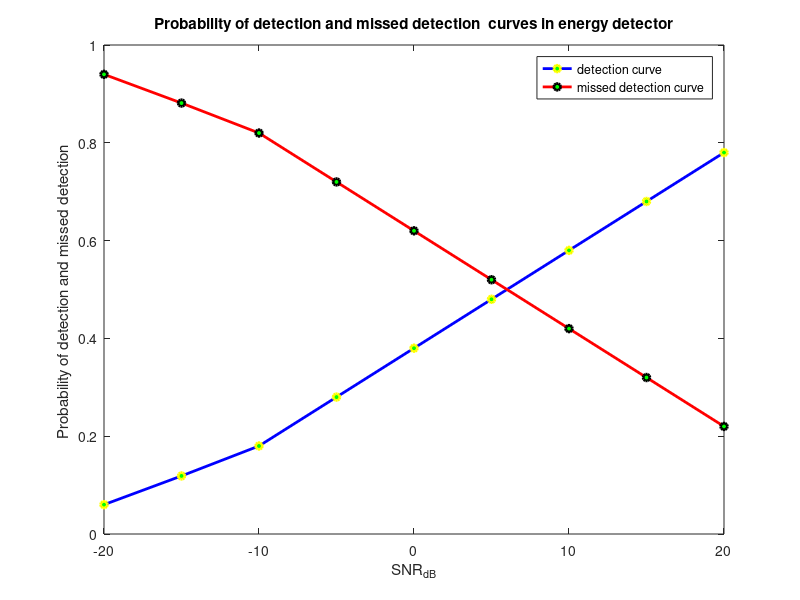

This chart was generated by the following MATLAB code:
clear all; 
close all;
clc;
n=10; %Number of data symbols
Tsym=8; %Symbol time interms of sample time or oversampling rate equivalently
SNRstep=5;
SNR_dB=-20:SNRstep:20;%takes SNRdB values from [-20 -15 -10 -5 0 5 10 15 20]
rng('default');%set the random generator seed to default.
BinData=round(rand(1,n));%generates n no.of binary numbers randomly
data=2*BinData-1; %BPSK data Unipolar 2 Bipolar
bpsk=reshape(repmat(data,1,Tsym)',n*Tsym,1); %BPSK signal with required duty cycle
L=length(bpsk);
PDc2=0;
PDc1=0;
PFc=0;
PFc1=0;
PFc2=0;
ssDet=0;
ssFa=0;
for i=1:length(SNR_dB)
    SNR = 10^(SNR_dB(i)/10); %SNR dB to linear scale
    h=1/sqrt(2)*(randn+j*randn);
    Esym=sum(abs(bpsk).^2)/(L); %Calculate actual symbol energy
    N0=Esym/SNR; %Find the noise spectral density
    noiseSigma = sqrt(N0);%Standard deviation for AWGN Noise when x is real
    noise(:,i) = noiseSigma*randn(1,L);%computed noise

    receivedx(:,i)=bpsk+noise(:,i) ;%received signal with only AWGN or ip to matcehd filter
    receivedfliped=flipud(receivedx(:,i));%flipped received signal or matched filter responsse

    impRes = [0.5 ones(1,6) 0.5]; %Averaging Filter -&gt; u[n]-u[n-Tsamp]
    yy1(:,i)=conv(receivedx(:,i),impRes,'full');%matched filter output

    xp(:,i)=receivedfliped;
    thresh(:,i)=noise(:,i).*xp(:,i);
    yy2(:,i)=filter(xp(:,i),1,receivedx(:,i));
    TxVec(:,i) = sqrt(SNR*bpsk);%transmitted vector from CR
	RxVec_H1(:,i) = h*TxVec(:,i) + noise(:,i);%rxed vector at energy detector for H1 case
    ssStat_H1 (:,i)= abs((TxVec(:,i)'/norm(TxVec(:,i))).*RxVec_H1(:,i)').^2;%calculating energy of rxed signal for H1 case
    RxVec_H0 (:,i)= noise(:,i);%rxed vector at energy detector for H0 case
    ssStat_H0 (:,i)= abs((TxVec(:,i)'/norm(TxVec(:,i))).*RxVec_H0(:,i)').^2;%calculating energy of rxed signal for H0 case
	

    for j = 1:L
        if(ssStat_H1(j,i)>thresh(j,i))
            ssDet = ssDet+1;
        end
        if(ssStat_H0(j,i)>thresh(j,i))
            ssFa= ssFa +1;
        end
        if(yy1(j,i)>thresh(j,i))
            PDc1=PDc1+1;
        end
        if(yy2(j,i)>thresh(j,i))
            PDc2=PDc2+1;
        end
        if(noise(j,i)>thresh(j,i))
            PFc=PFc+1;
        end
         if(yy1(j,i)<thresh(j,i))
            PFc1=PFc1+1;
        end
        if(yy2(j,i)<thresh(j,i))
            PFc2=PFc2+1;
        end
    end
    
     PD2(:,i)=PDc2/(L*n);
     PFinv(:,i)=(PFc/(L*n));
     PF(:,i)=1-PFinv(:,i);
     Det(:,i)=ssDet/(L*n);
      Fa(:,i)=ssFa/(L*n);
   
end
pmd1=1-PD2;
pmd2=1-Det;
plot(SNR_dB,Det,'-bo',...
    'LineWidth',2,'MarkerEdgeColor','y',...
    'MarkerFaceColor','g','MarkerSize',5);
hold on
plot(SNR_dB,pmd2,'-ro',...
    'LineWidth',2,'MarkerEdgeColor','k',...
    'MarkerFaceColor','g','MarkerSize',5);
legend('detection curve','missed detection curve ')
ylabel('Probability of detection and missed detection ');
xlabel('SNR_{dB}');
title('Probability of detection and missed detection  curves in energy detector');
